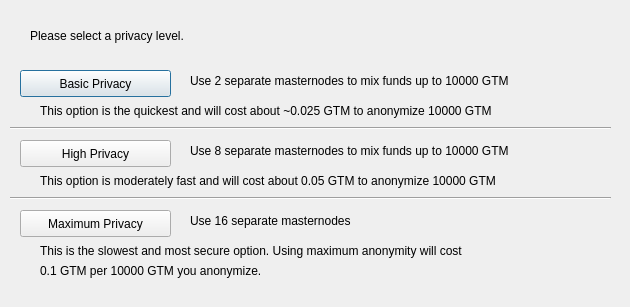
<?xml version="1.0" encoding="UTF-8"?>
<ui version="4.0">
 <class>ObfuscationConfig</class>
 <widget class="QDialog" name="ObfuscationConfig">
  <property name="geometry">
   <rect>
    <x>0</x>
    <y>0</y>
    <width>630</width>
    <height>307</height>
   </rect>
  </property>
  <property name="windowTitle">
   <string>Configure Obfuscation</string>
  </property>
  <widget class="QPushButton" name="buttonBasic">
   <property name="geometry">
    <rect>
     <x>20</x>
     <y>70</y>
     <width>151</width>
     <height>27</height>
    </rect>
   </property>
   <property name="text">
    <string>Basic Privacy</string>
   </property>
  </widget>
  <widget class="QPushButton" name="buttonHigh">
   <property name="geometry">
    <rect>
     <x>20</x>
     <y>140</y>
     <width>151</width>
     <height>27</height>
    </rect>
   </property>
   <property name="text">
    <string>High Privacy</string>
   </property>
  </widget>
  <widget class="QPushButton" name="buttonMax">
   <property name="geometry">
    <rect>
     <x>20</x>
     <y>210</y>
     <width>151</width>
     <height>27</height>
    </rect>
   </property>
   <property name="text">
    <string>Maximum Privacy</string>
   </property>
  </widget>
  <widget class="QLabel" name="label">
   <property name="geometry">
    <rect>
     <x>30</x>
     <y>20</y>
     <width>571</width>
     <height>31</height>
    </rect>
   </property>
   <property name="text">
    <string>Please select a privacy level.</string>
   </property>
  </widget>
  <widget class="QLabel" name="label_2">
   <property name="geometry">
    <rect>
     <x>190</x>
     <y>70</y>
     <width>421</width>
     <height>21</height>
    </rect>
   </property>
   <property name="text">
    <string>Use 2 separate masternodes to mix funds up to 10000 GTM</string>
   </property>
  </widget>
  <widget class="QLabel" name="label_3">
   <property name="geometry">
    <rect>
     <x>190</x>
     <y>140</y>
     <width>411</width>
     <height>21</height>
    </rect>
   </property>
   <property name="text">
    <string>Use 8 separate masternodes to mix funds up to 10000 GTM</string>
   </property>
  </widget>
  <widget class="QLabel" name="label_4">
   <property name="geometry">
    <rect>
     <x>190</x>
     <y>210</y>
     <width>421</width>
     <height>21</height>
    </rect>
   </property>
   <property name="text">
    <string>Use 16 separate masternodes</string>
   </property>
  </widget>
  <widget class="QLabel" name="label_6">
   <property name="geometry">
    <rect>
     <x>40</x>
     <y>100</y>
     <width>561</width>
     <height>21</height>
    </rect>
   </property>
   <property name="text">
    <string>This option is the quickest and will cost about ~0.025 GTM to anonymize 10000 GTM</string>
   </property>
  </widget>
  <widget class="QLabel" name="label_7">
   <property name="geometry">
    <rect>
     <x>40</x>
     <y>170</y>
     <width>561</width>
     <height>21</height>
    </rect>
   </property>
   <property name="text">
    <string>This option is moderately fast and will cost about 0.05 GTM to anonymize 10000 GTM</string>
   </property>
  </widget>
  <widget class="QLabel" name="label_8">
   <property name="geometry">
    <rect>
     <x>40</x>
     <y>240</y>
     <width>561</width>
     <height>21</height>
    </rect>
   </property>
   <property name="text">
    <string>This is the slowest and most secure option. Using maximum anonymity will cost</string>
   </property>
  </widget>
  <widget class="QLabel" name="label_9">
   <property name="geometry">
    <rect>
     <x>40</x>
     <y>260</y>
     <width>561</width>
     <height>21</height>
    </rect>
   </property>
   <property name="text">
    <string>0.1 GTM per 10000 GTM you anonymize.</string>
   </property>
  </widget>
  <widget class="Line" name="line">
   <property name="geometry">
    <rect>
     <x>10</x>
     <y>120</y>
     <width>601</width>
     <height>16</height>
    </rect>
   </property>
   <property name="orientation">
    <enum>Qt::Horizontal</enum>
   </property>
  </widget>
  <widget class="Line" name="line_2">
   <property name="geometry">
    <rect>
     <x>10</x>
     <y>190</y>
     <width>601</width>
     <height>16</height>
    </rect>
   </property>
   <property name="orientation">
    <enum>Qt::Horizontal</enum>
   </property>
  </widget>
 </widget>
 <resources/>
 <connections/>
</ui>
